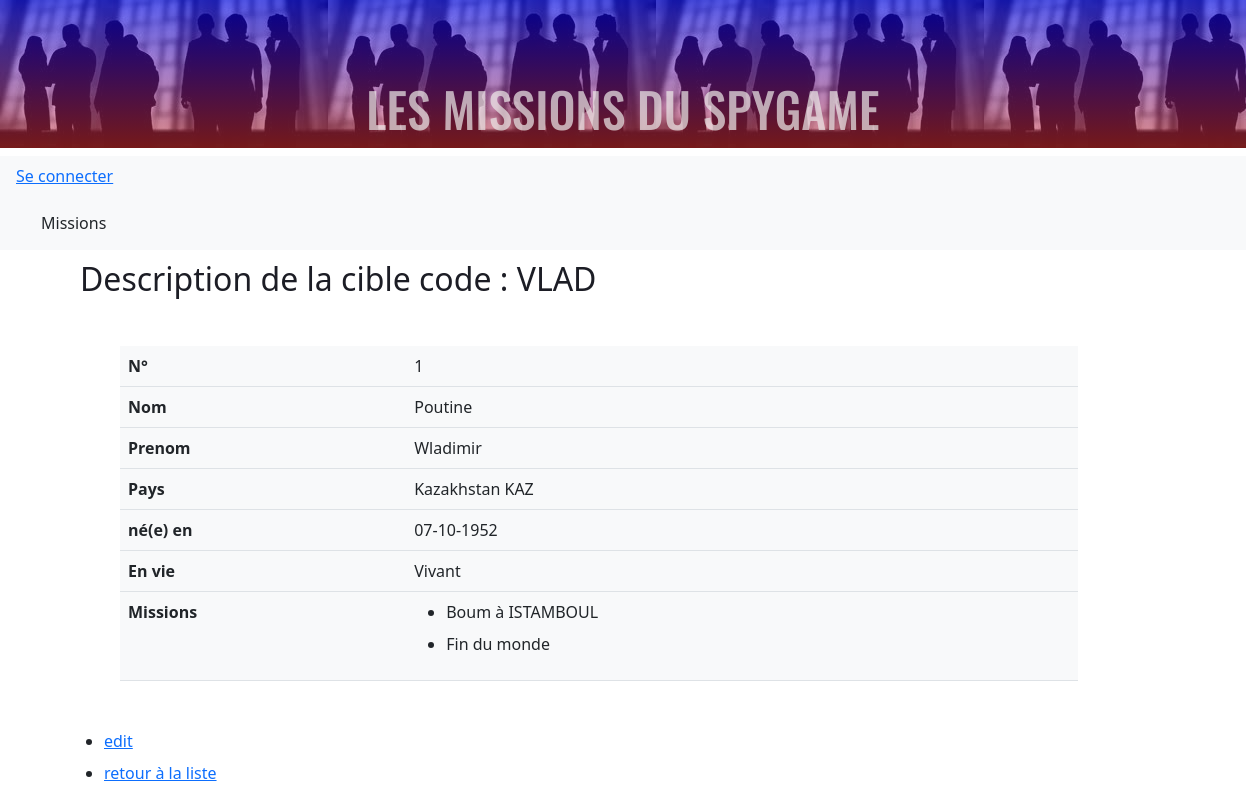
Page /Router/targetRouter.php?entity=targets&id=1&action=show on the committed database.
### tables this page shows
CREATE TABLE `targets` (
  `id` int NOT NULL AUTO_INCREMENT,
  `lastname` varchar(100) NOT NULL,
  `firstname` varchar(100) NOT NULL,
  `code` varchar(100) NOT NULL,
  `countryId` int NOT NULL,
  `isDead` tinyint(1) NOT NULL,
  `dateOfBirth` date NOT NULL,
  PRIMARY KEY (`id`)
);

CREATE TABLE `countries` (
  `id` smallint unsigned NOT NULL AUTO_INCREMENT,
  `code` varchar(3) NOT NULL,
  `name` varchar(45) NOT NULL,
  PRIMARY KEY (`id`),
  UNIQUE KEY `alpha3` (`code`)
);

### Controller/TargetController.php (called while the page is built, shortened)
<?php
require_once('model/TargetManager.php');
require_once('model/CountryManager.php');
function showTarget(int $id)
{
    $targetManager = new TargetManager();
    try {
        $showTarget = $targetManager->getTarget($id);
        $targetMissions = $targetManager->getMissionsFromTarget($id);
    } catch (Exception $e) {
        echo($e->getMessage());
    }
    require('view/target/showTarget.php');
}

### model/TargetManager.php (called while the page is built, shortened)
<?php
require_once('Class/Target.php');
class TargetManager extends Manager
{
    function getTarget(int $id)
    {
        $db=Manager::dbConnect();
        $sql="SELECT targets.id, targets.lastname,targets.firstname, targets.code, targets.isDead,
        targets.countryId, targets.dateOfBirth
        FROM targets
        WHERE targets.id = ?";
        $req = $db->prepare($sql);
        $req->bindValue(1, $id, PDO::PARAM_STR);
        $req->execute();
        return $req;
    }
     function getMissionsFromTarget($targetId)
     {
         $db=Manager::dbConnect();
         $sql="SELECT missionId, title  FROM missions_targets
         INNER JOIN missions
         ON missions_targets.missionId = missions.id
         WHERE targetId = ".$targetId;
         $req = $db->prepare($sql);
         $req->execute();
         return $req;
     }
}

### Class/Target.php (called while the page is built, shortened)
<?php
class Target
{
    private INT $id;
    private string $firstname;
    private string $lastname;
    private  $dateOfBirth;
    private string $code;
    private bool $isDead;
    public function getId(): ?int
    {
        return $this->id;
    }
    public function getFirstname(): string
    {
        return (string) $this->firstname;
    }
    public function getLastname(): string
    {
        return (string) $this->lastname;
    }
    public function getCode(): string
    {
        return (string) $this->code;
    }
    public function getIsDead(): int
    {
        return (int) $this->isDead;
    }
    public function getDateOfBirth() :string
    {
        return $this->dateOfBirth;
    }
}

### model/CountryManager.php (called while the page is built, shortened)
<?php
require_once('Class/Country.php');
class CountryManager
{
    function getCountry(int $id)
    {
        $db=Manager::dbConnect();
        $sql="SELECT countries.id, countries.name,countries.code
        FROM Countries
        WHERE countries.id = ?";
        $req = $db->prepare($sql);
        $req->bindValue(1, $id, PDO::PARAM_STR);
        $req->execute();
        return $req;
    }
}

### Class/Country.php (called while the page is built, shortened)
<?php
class Country
{
    private string $name;
    private string $code;
    public function getFullName():string
    {
        return $this->name. " ".$this->code;
    }
}

### view/target/showTarget.php (the view, shortened to what this page needs)
<?php
$target = $showTarget->fetchObject('Target');
if($target) {
    $countryManager = new CountryManager();
    $showCountry = $countryManager->getCountry($target->getCountryId());
    $country = $showCountry->fetchObject('Country');
    $titleh2 = "<h2>Description de la cible code : ".$target->getCode()."</h2>";
} else {
    echo('Aucun resultat pour cette requête');
    die;
}
?>
<div class="container-fluid m-5">
    <table class="table bg-light mx-5" style="width: 80%;">
        <tr>
            <th>N°</th>
            <td><?=  $target->getId(); ?></td>
        </tr>
        <tr>
            <th>Nom</th>
            <td><?=  $target->getLastName(); ?></td>
        </tr>
        <tr>
            <th>Prenom</th>
            <td><?= $target->getFirstname();  ?></td>
        </tr>
        <tr>
            <th>Pays</th>
            <td><?= $country->getFullName();  ?></td>
        </tr>
        <tr>
            <th>né(e) en</th>
            <td><?= date('d-m-Y',strToTime($target->getDateOfBirth()));  ?> </td>
        </tr>
        <tr>
            <th>En vie</th>
            <td><?= !$target->getIsDead()? 'Vivant': 'Décédé';  ?> </td>
        </tr>
        <tr>
            <th>Missions</th>
            <td>
                <ul>
                <?php
                while ($mission = $targetMissions->fetch(PDO::FETCH_ASSOC)) {
                ?>
                    <li><?= $mission['title']; ?> </li>
                <?php
                }
                ?>
                </ul>
            </td>
        </tr>
    </table>
    <ul class="mt-5">
        <li><a href=<?= '?entity=targets&id='.$target->getId().'&action=edit' ?>>edit</a></li>
        <li><a href=<?= '?entity=targets' ?>>retour à la liste</a></li>
    </ul>
</div>
<?php
require('view/layout.php'); ?>

### style/style.css (style rules this page uses)
h2 { margin: 10px 0 20px 80px; color: rgb(28, 29, 37); }
li { margin-bottom: 8px; }
ul { list-style-type :disc; }

### rows in the picture
targets: code "VLAD", id "1", lastname "Poutine", firstname "Wladimir", dateOfBirth "07-10-1952"
countries: $country->getFullName() "Kazakhstan KAZ"

### other values in the picture
$mission['title'] "Boum à ISTAMBOUL"
$mission['title'] "Fin du monde"
